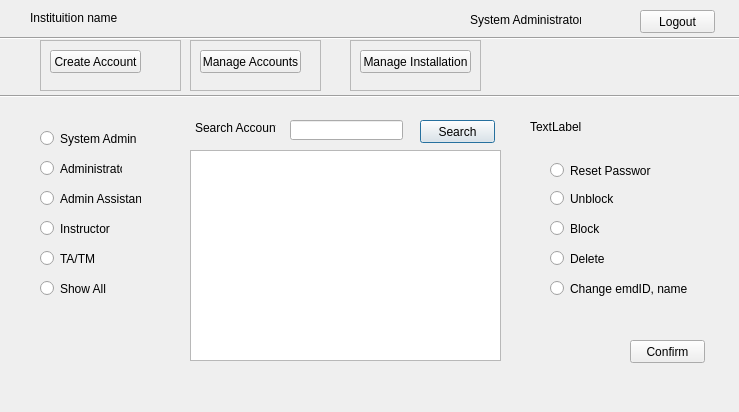
<?xml version="1.0" encoding="UTF-8"?>
<ui version="4.0">
 <class>ManageAccounts</class>
 <widget class="QDialog" name="ManageAccounts">
  <property name="geometry">
   <rect>
    <x>0</x>
    <y>0</y>
    <width>739</width>
    <height>412</height>
   </rect>
  </property>
  <property name="windowTitle">
   <string>Dialog</string>
  </property>
  <widget class="QRadioButton" name="radioButton_instructor">
   <property name="geometry">
    <rect>
     <x>40</x>
     <y>220</y>
     <width>82</width>
     <height>17</height>
    </rect>
   </property>
   <property name="text">
    <string>Instructor</string>
   </property>
  </widget>
  <widget class="QRadioButton" name="radioButton_systemAdmin">
   <property name="geometry">
    <rect>
     <x>40</x>
     <y>130</y>
     <width>101</width>
     <height>17</height>
    </rect>
   </property>
   <property name="text">
    <string>System Admin</string>
   </property>
  </widget>
  <widget class="QRadioButton" name="radioButton_TA">
   <property name="geometry">
    <rect>
     <x>40</x>
     <y>250</y>
     <width>82</width>
     <height>17</height>
    </rect>
   </property>
   <property name="text">
    <string>TA/TM</string>
   </property>
  </widget>
  <widget class="QRadioButton" name="radioButton_adminAssistant">
   <property name="geometry">
    <rect>
     <x>40</x>
     <y>190</y>
     <width>101</width>
     <height>17</height>
    </rect>
   </property>
   <property name="text">
    <string>Admin Assistant</string>
   </property>
  </widget>
  <widget class="QRadioButton" name="radioButton_administrator">
   <property name="geometry">
    <rect>
     <x>40</x>
     <y>160</y>
     <width>82</width>
     <height>17</height>
    </rect>
   </property>
   <property name="text">
    <string>Administrator</string>
   </property>
  </widget>
  <widget class="QWidget" name="widget" native="true">
   <property name="geometry">
    <rect>
     <x>180</x>
     <y>110</y>
     <width>331</width>
     <height>261</height>
    </rect>
   </property>
   <widget class="QLineEdit" name="lineEdit_eid">
    <property name="geometry">
     <rect>
      <x>110</x>
      <y>10</y>
      <width>113</width>
      <height>20</height>
     </rect>
    </property>
   </widget>
   <widget class="QLabel" name="label">
    <property name="geometry">
     <rect>
      <x>15</x>
      <y>10</y>
      <width>81</width>
      <height>16</height>
     </rect>
    </property>
    <property name="text">
     <string>Search Account</string>
    </property>
   </widget>
   <widget class="QTableView" name="tableView">
    <property name="geometry">
     <rect>
      <x>10</x>
      <y>40</y>
      <width>311</width>
      <height>211</height>
     </rect>
    </property>
   </widget>
   <widget class="QPushButton" name="pushButton_go">
    <property name="geometry">
     <rect>
      <x>240</x>
      <y>10</y>
      <width>75</width>
      <height>23</height>
     </rect>
    </property>
    <property name="text">
     <string>Search</string>
    </property>
   </widget>
  </widget>
  <widget class="QWidget" name="widget_2" native="true">
   <property name="geometry">
    <rect>
     <x>530</x>
     <y>110</y>
     <width>191</width>
     <height>261</height>
    </rect>
   </property>
   <widget class="QRadioButton" name="radioButton_reset">
    <property name="geometry">
     <rect>
      <x>20</x>
      <y>50</y>
      <width>101</width>
      <height>21</height>
     </rect>
    </property>
    <property name="text">
     <string>Reset Password</string>
    </property>
   </widget>
   <widget class="QRadioButton" name="radioButton_unblock">
    <property name="geometry">
     <rect>
      <x>20</x>
      <y>80</y>
      <width>82</width>
      <height>17</height>
     </rect>
    </property>
    <property name="text">
     <string>Unblock</string>
    </property>
   </widget>
   <widget class="QRadioButton" name="radioButton_block">
    <property name="geometry">
     <rect>
      <x>20</x>
      <y>110</y>
      <width>82</width>
      <height>17</height>
     </rect>
    </property>
    <property name="text">
     <string>Block</string>
    </property>
   </widget>
   <widget class="QRadioButton" name="radioButton_delete">
    <property name="geometry">
     <rect>
      <x>20</x>
      <y>140</y>
      <width>82</width>
      <height>17</height>
     </rect>
    </property>
    <property name="text">
     <string>Delete</string>
    </property>
   </widget>
   <widget class="QPushButton" name="pushButton_confirm">
    <property name="geometry">
     <rect>
      <x>100</x>
      <y>230</y>
      <width>75</width>
      <height>23</height>
     </rect>
    </property>
    <property name="text">
     <string>Confirm</string>
    </property>
   </widget>
   <widget class="QWidget" name="layoutWidget">
    <property name="geometry">
     <rect>
      <x>0</x>
      <y>10</y>
      <width>189</width>
      <height>22</height>
     </rect>
    </property>
    <layout class="QFormLayout" name="formLayout">
     <property name="fieldGrowthPolicy">
      <enum>QFormLayout::AllNonFixedFieldsGrow</enum>
     </property>
     <item row="0" column="0" colspan="2">
      <widget class="QLabel" name="label_edit">
       <property name="text">
        <string>TextLabel</string>
       </property>
      </widget>
     </item>
    </layout>
   </widget>
   <widget class="QRadioButton" name="radioButton_emp">
    <property name="geometry">
     <rect>
      <x>20</x>
      <y>170</y>
      <width>151</width>
      <height>17</height>
     </rect>
    </property>
    <property name="text">
     <string>Change emdID, name</string>
    </property>
   </widget>
  </widget>
  <widget class="QLabel" name="label_10">
   <property name="geometry">
    <rect>
     <x>470</x>
     <y>10</y>
     <width>111</width>
     <height>20</height>
    </rect>
   </property>
   <property name="text">
    <string>System Administrator</string>
   </property>
  </widget>
  <widget class="QLabel" name="label_9">
   <property name="geometry">
    <rect>
     <x>30</x>
     <y>10</y>
     <width>141</width>
     <height>16</height>
    </rect>
   </property>
   <property name="text">
    <string>Instituition name</string>
   </property>
  </widget>
  <widget class="Line" name="line">
   <property name="geometry">
    <rect>
     <x>0</x>
     <y>86</y>
     <width>741</width>
     <height>20</height>
    </rect>
   </property>
   <property name="orientation">
    <enum>Qt::Horizontal</enum>
   </property>
  </widget>
  <widget class="QFrame" name="frame_2">
   <property name="geometry">
    <rect>
     <x>190</x>
     <y>40</y>
     <width>131</width>
     <height>51</height>
    </rect>
   </property>
   <property name="frameShape">
    <enum>QFrame::StyledPanel</enum>
   </property>
   <property name="frameShadow">
    <enum>QFrame::Raised</enum>
   </property>
   <widget class="QPushButton" name="pushButton_3">
    <property name="geometry">
     <rect>
      <x>10</x>
      <y>10</y>
      <width>101</width>
      <height>23</height>
     </rect>
    </property>
    <property name="text">
     <string>Manage Accounts</string>
    </property>
   </widget>
  </widget>
  <widget class="QFrame" name="frame_3">
   <property name="geometry">
    <rect>
     <x>350</x>
     <y>40</y>
     <width>131</width>
     <height>51</height>
    </rect>
   </property>
   <property name="frameShape">
    <enum>QFrame::StyledPanel</enum>
   </property>
   <property name="frameShadow">
    <enum>QFrame::Raised</enum>
   </property>
   <widget class="QPushButton" name="pushButton_4">
    <property name="geometry">
     <rect>
      <x>10</x>
      <y>10</y>
      <width>111</width>
      <height>23</height>
     </rect>
    </property>
    <property name="text">
     <string>Manage Installation</string>
    </property>
   </widget>
  </widget>
  <widget class="QFrame" name="frame">
   <property name="geometry">
    <rect>
     <x>40</x>
     <y>40</y>
     <width>141</width>
     <height>51</height>
    </rect>
   </property>
   <property name="frameShape">
    <enum>QFrame::StyledPanel</enum>
   </property>
   <property name="frameShadow">
    <enum>QFrame::Raised</enum>
   </property>
   <widget class="QPushButton" name="pushButton_2">
    <property name="geometry">
     <rect>
      <x>10</x>
      <y>10</y>
      <width>91</width>
      <height>23</height>
     </rect>
    </property>
    <property name="text">
     <string>Create Account</string>
    </property>
   </widget>
  </widget>
  <widget class="Line" name="line_2">
   <property name="geometry">
    <rect>
     <x>0</x>
     <y>30</y>
     <width>741</width>
     <height>16</height>
    </rect>
   </property>
   <property name="orientation">
    <enum>Qt::Horizontal</enum>
   </property>
  </widget>
  <widget class="QPushButton" name="pushButton">
   <property name="geometry">
    <rect>
     <x>640</x>
     <y>10</y>
     <width>75</width>
     <height>23</height>
    </rect>
   </property>
   <property name="text">
    <string>Logout</string>
   </property>
  </widget>
  <widget class="QRadioButton" name="radioButton_showAll">
   <property name="geometry">
    <rect>
     <x>40</x>
     <y>280</y>
     <width>82</width>
     <height>17</height>
    </rect>
   </property>
   <property name="text">
    <string>Show All</string>
   </property>
  </widget>
  <zorder>frame_2</zorder>
  <zorder>radioButton_instructor</zorder>
  <zorder>radioButton_systemAdmin</zorder>
  <zorder>radioButton_TA</zorder>
  <zorder>radioButton_adminAssistant</zorder>
  <zorder>radioButton_administrator</zorder>
  <zorder>widget</zorder>
  <zorder>widget_2</zorder>
  <zorder>label_10</zorder>
  <zorder>label_9</zorder>
  <zorder>line</zorder>
  <zorder>frame_3</zorder>
  <zorder>frame</zorder>
  <zorder>line_2</zorder>
  <zorder>pushButton</zorder>
  <zorder>radioButton_showAll</zorder>
 </widget>
 <resources/>
 <connections/>
</ui>
